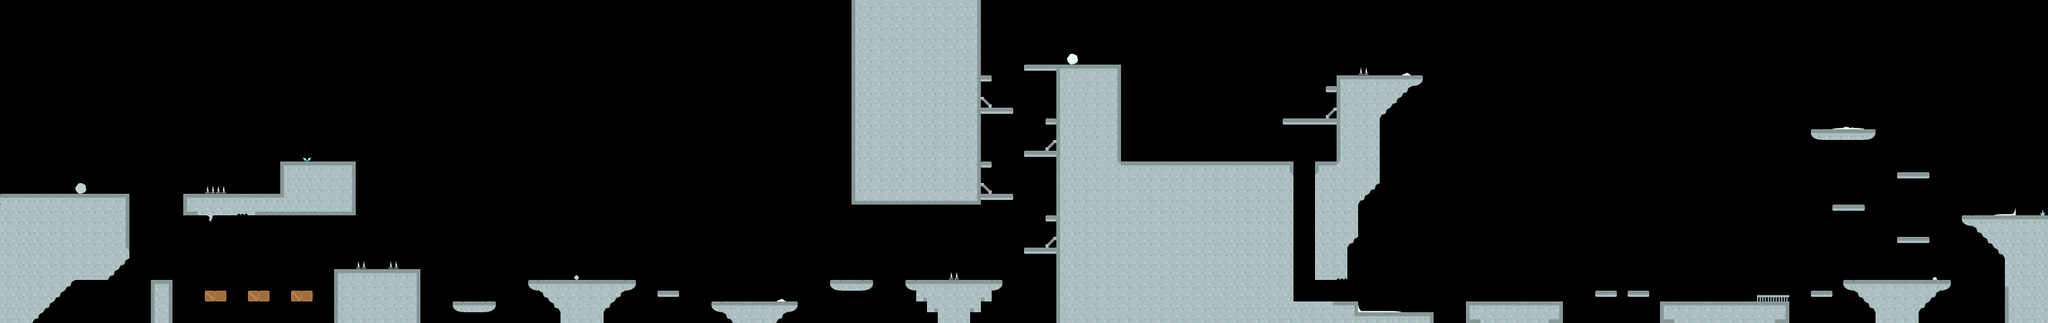

This is a level from a 2D game, rendered from its Tiled map with the project's own tilesets. A one-line summary and the map file follow, with tile-layer data summarised:
An orthogonal 190x30 tile map with 16x16 px tiles, 3 tile layers (tileLayer, hazardLayer, elementsLayer), 3 tilesets and 80 objects (50x coin, 6x walker, 6x destroy, 4x staticshooter, 3x doublewalkershooter, ...).

<map version="1.0" orientation="orthogonal" renderorder="right-down" width="190" height="30" tilewidth="16" tileheight="16" nextobjectid="160">
    <tileset firstgid="1" name="world4" tilewidth="16" tileheight="16" spacing="4" margin="2" tilecount="34" columns="34">
        <image source="world4.png" width="680" height="20" />
    </tileset>
    <tileset firstgid="35" name="hazard" tilewidth="16" tileheight="16" spacing="4" margin="2" tilecount="9" columns="9">
        <image source="hazard.png" width="180" height="20" />
    </tileset>
    <tileset firstgid="44" name="elements2" tilewidth="16" tileheight="16" spacing="4" margin="2" tilecount="38" columns="38">
        <image source="elements2.png" width="760" height="20" />
    </tileset>
    <layer name="tileLayer" width="190" height="30">
        <data>[5700 cells, 1187 non-empty, 27 distinct tile ids]</data>
    </layer>
    <objectgroup name="gameObjects">
        <object id="1" name="player" x="32" y="256" width="16" height="32" />
        <object id="54" name="exit" x="2992" y="272" width="32" height="48" />
        <object id="55" name="coin" x="544" y="288" width="16" height="16" />
        <object id="56" name="coin" x="544" y="320" width="16" height="16" />
        <object id="57" name="coin" x="704" y="416" width="16" height="16" />
        <object id="58" name="coin" x="688" y="416" width="16" height="16" />
        <object id="70" name="coin" x="1456" y="128" width="16" height="16" />
        <object id="71" name="coin" x="1488" y="128" width="16" height="16" />
        <object id="72" name="coin" x="1520" y="192" width="16" height="16" />
        <object id="73" name="coin" x="1664" y="208" width="16" height="16" />
        <object id="74" name="coin" x="1696" y="208" width="16" height="16" />
        <object id="75" name="coin" x="1728" y="208" width="16" height="16" />
        <object id="76" name="coin" x="1760" y="208" width="16" height="16" />
        <object id="77" name="coin" x="1792" y="208" width="16" height="16" />
        <object id="78" name="coin" x="1824" y="208" width="16" height="16" />
        <object id="79" name="coin" x="1856" y="208" width="16" height="16" />
        <object id="80" name="coin" x="1888" y="208" width="16" height="16" />
        <object id="81" name="coin" x="1920" y="208" width="16" height="16" />
        <object id="82" name="coin" x="1952" y="208" width="16" height="16" />
        <object id="84" name="coin" x="1920" y="400" width="16" height="16" />
        <object id="85" name="coin" x="1936" y="416" width="16" height="16" />
        <object id="86" name="coin" x="1920" y="432" width="16" height="16" />
        <object id="87" name="coin" x="1952" y="432" width="16" height="16" />
        <object id="88" name="coin" x="1968" y="416" width="16" height="16" />
        <object id="89" name="coin" x="1984" y="432" width="16" height="16" />
        <object id="90" name="coin" x="2000" y="416" width="16" height="16" />
        <object id="91" name="coin" x="2016" y="432" width="16" height="16" />
        <object id="92" name="coin" x="2032" y="448" width="16" height="16" />
        <object id="95" name="coin" x="2752" y="160" width="16" height="16" />
        <object id="96" name="coin" x="2720" y="160" width="16" height="16" />
        <object id="97" name="coin" x="2688" y="160" width="16" height="16" />
        <object id="98" name="coin" x="2832" y="224" width="16" height="16" />
        <object id="99" name="coin" x="336" y="384" width="16" height="16" />
        <object id="100" name="coin" x="400" y="384" width="16" height="16" />
        <object id="101" name="coin" x="1088" y="400" width="16" height="16" />
        <object id="102" name="coin" x="1136" y="400" width="16" height="16" />
        <object id="103" name="walker" x="1104" y="416" width="16" height="32" />
        <object id="105" name="doublewalkershooter" x="480" y="208" width="16" height="32" />
        <object id="108" name="doublewalkershooter" x="2592" y="416" width="16" height="32" />
        <object id="109" name="doublewalker" x="2816" y="384" width="16" height="32" />
        <object id="110" name="flyer" x="448" y="400" width="16" height="32" />
        <object id="111" name="drunkflyer" x="1472" y="208" width="16" height="32" />
        <object id="112" name="doublewalker" x="2736" y="160" width="16" height="32" />
        <object id="113" name="flyer" x="3024" y="256" width="16" height="32" />
        <object id="115" name="staticshooter2" x="384" y="256" width="16" height="32" />
        <object id="116" name="staticshooter" x="912" y="384" width="16" height="32" />
        <object id="118" name="doublewalker" x="880" y="384" width="16" height="32" />
        <object id="120" name="staticshooter" x="1376" y="384" width="16" height="32" />
        <object id="122" name="staticshooter" x="1632" y="64" width="16" height="32" />
        <object id="123" name="staticshooter" x="2944" y="288" width="16" height="32" />
        <object id="124" name="walker" x="2752" y="384" width="16" height="32" />
        <object id="125" name="walker" x="2256" y="416" width="16" height="32" />
        <object id="129" name="walker" x="2048" y="80" width="16" height="32" />
        <object id="130" name="doublewalkershooter" x="1744" y="208" width="16" height="32" />
        <object id="131" name="walker" x="1536" y="64" width="16" height="32" />
        <object id="141" name="helmetgreen" x="368" y="384" width="16" height="16" />
        <object id="142" name="coin" x="1552" y="192" width="16" height="16" />
        <object id="143" name="coin" x="1488" y="256" width="16" height="16" />
        <object id="144" name="coin" x="1456" y="256" width="16" height="16" />
        <object id="145" name="coin" x="2240" y="304" width="16" height="16" />
        <object id="146" name="coin" x="2240" y="272" width="16" height="16" />
        <object id="147" name="coin" x="2240" y="240" width="16" height="16" />
        <object id="148" name="coin" x="2240" y="208" width="16" height="16" />
        <object id="149" name="coin" x="2208" y="160" width="16" height="16" />
        <object id="150" name="coin" x="2176" y="128" width="16" height="16" />
        <object id="151" name="coin" x="2144" y="112" width="16" height="16" />
        <object id="152" name="coin" x="2736" y="272" width="16" height="16" />
        <object id="153" name="walker" x="560" y="368" width="16" height="32" />
        <object id="154" name="attacker" x="1872" y="208" width="16" height="32" />
        <object id="155" name="coin" x="304" y="384" width="16" height="16" />
        <object id="156" name="coin" x="432" y="384" width="16" height="16" />
        <object id="157" name="coin" x="544" y="256" width="16" height="16" />
        <object id="158" name="coin" x="2032" y="416" width="16" height="16" />
        <object id="159" name="coin" x="2048" y="432" width="16" height="16" />
    </objectgroup>
    <objectgroup name="interactionObjects">
        <object id="132" name="destroy" x="304" y="432" width="16" height="16" />
        <object id="133" name="destroy" x="368" y="432" width="16" height="16" />
        <object id="134" name="destroy" x="432" y="432" width="16" height="16" />
        <object id="138" name="destroy" x="320" y="432" width="16" height="16" />
        <object id="139" name="destroy" x="384" y="432" width="16" height="16" />
        <object id="140" name="destroy" x="448" y="432" width="16" height="16" />
    </objectgroup>
    <layer name="hazardLayer" width="190" height="30">
        <data>[5700 cells, 6 non-empty, 1 distinct tile ids]</data>
    </layer>
    <layer name="elementsLayer" width="190" height="30">
        <data>[5700 cells, 26 non-empty, 17 distinct tile ids]</data>
    </layer>
</map>
